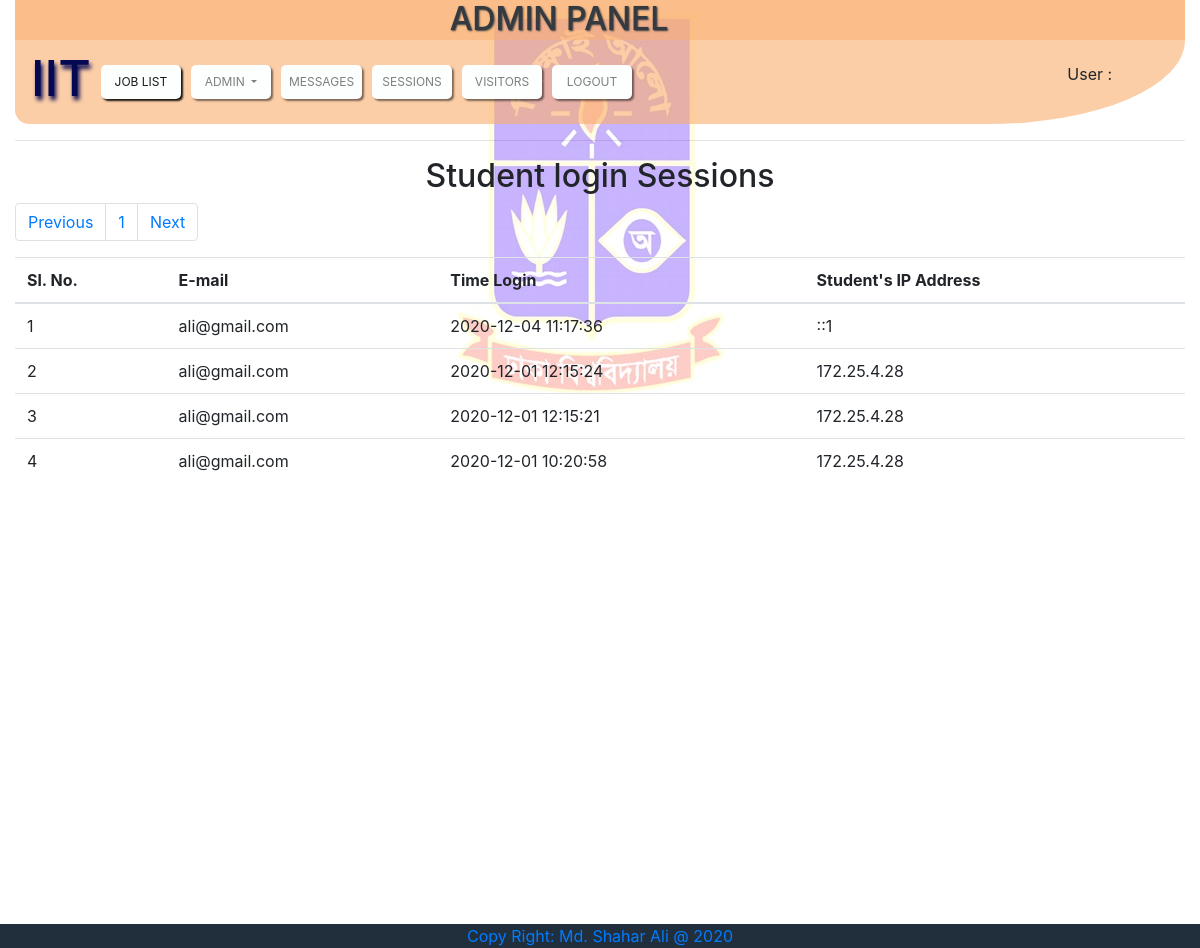
The page /admin/sessions.php (signed in) on the database its author committed.
### tables this page shows
CREATE TABLE `tbl_session` (
  `session_id` int(11) NOT NULL,
  `email` varchar(100) NOT NULL,
  `user_ip` varchar(255) NOT NULL,
  `time_login` datetime NOT NULL
);

### lib/Database.php (called while the page is built, shortened)
<?php
Class Database{
	public $host   = "localhost";
	public $user   = "root";
	public $pass   = "";
	public $dbname = "iit_du";
	public $link;
	private function connectDB(){
	$this->link = new mysqli($this->host, $this->user, $this->pass, $this->dbname);
 }
	public function select($query){
		$result = $this->link->query($query) or die($this->link->error.__LINE__);
		if($result->num_rows > 0){
			return $result;
		} else {
			return false;
		}
	}
}

### admin/sessions.php (the view)
<?php include 'admin_lib/header.php'; ?>
<hr style="color: black">
<div>
<h2>Student login Sessions</h2>
<?php
$per_page_data = 50;
if(isset($_GET['page'])){
  $page=$_GET['page'];
  $j=$page * $per_page_data;
}else{
  $page=1;
  $j = 0;
}
$start_from=($page-1)* $per_page_data;
 $query= "SELECT count(session_id) AS total FROM tbl_session";
    $page_data=$db->select($query);
    if($page_data){
      while ($result=$page_data->fetch_assoc()) {
        $total_rows = $result['total'];
      }}
$total_pages= ceil($total_rows/$per_page_data);
$live_pages = $page + 2;
if($live_pages> $total_pages){
$live_pages = $total_pages;
}
if($page>1){
$page_now = $page-1;
}else{$page_now = $page ;}
echo '<nav aria-label="Page navigation example">
  <ul class="pagination">
    <li class="page-item"><a class="page-link" href="sessions.php?page='.$page_now."&sl=".$j.'">Previous</a></li>';
for ($i=$page_now; $i <=$live_pages ; $i++) {
echo   '<li class="page-item"><a class="page-link" href="sessions.php?page='.$i."&sl=".$j.'">'.$i.'</a></li>';
    };
echo    '<li class="page-item"><a class="page-link" href="sessions.php?page='.$i."&sl=".$j.'">Next</a></li>
  </ul>
</nav>';
?>
	<table class="table table-nostyle">
		<thead>
			<tr>
				<th>Sl. No.</th>
				<th>E-mail</th>
				<th>Time Login</th>
				<th>Student's IP Address</th>
			</tr>
		</thead>
		<tbody>
			<?php
			$query = "SELECT * FROM tbl_session ORDER BY session_id DESC LIMIT $start_from, $per_page_data";
			$data = $db->select($query);
			if($data){
				$i = 0;
				while ($rows = $data->fetch_assoc()) {
					$i++;
					echo '<tr>
					<td>'.$i.'</td>
					<td>'.$rows['email'].'</td>
					<td>'.$rows['time_login'].'</td>
					<td>'.$rows['user_ip'].'</td>
					</tr>';
				}
			}
			?>
		</tbody>
	</table>
</div>
<?php include 'admin_lib/footer.php'; ?>

### admin/admin_lib/header.php (style rules this page uses)
body { background-image: url('../img/du_logo.jpg'); background-repeat: no-repeat; background-position: top; animation: mymove 50s infinite; }

### rows shown on the page
tbl_session: email "ali@gmail.com", time_login "2020-12-04 11:17:36", user_ip "::1"
tbl_session: email "ali@gmail.com", time_login "2020-12-01 12:15:24", user_ip "172.25.4.28"
tbl_session: email "ali@gmail.com", time_login "2020-12-01 12:15:21", user_ip "172.25.4.28"
tbl_session: email "ali@gmail.com", time_login "2020-12-01 10:20:58", user_ip "172.25.4.28"
